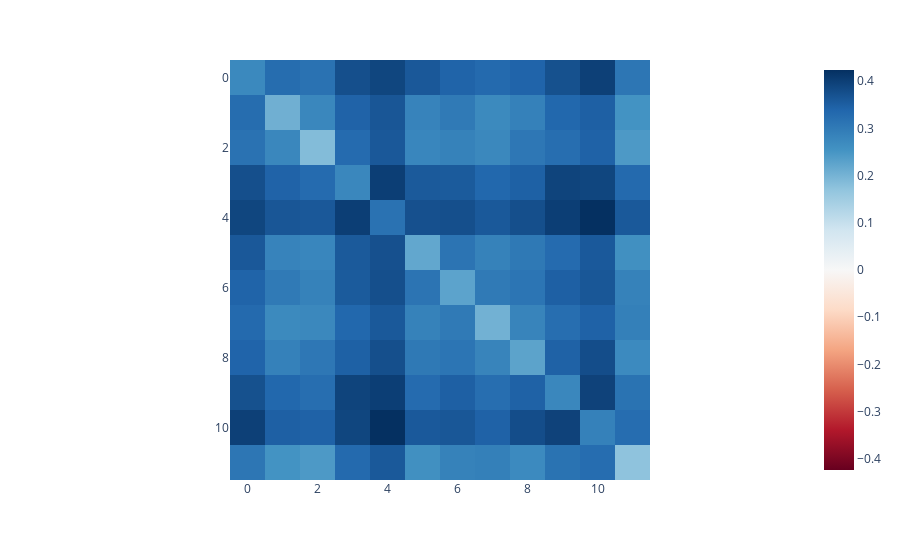

Notebook code cell kept with this figure:
### Code cell
px.imshow(sims, color_continuous_scale="RdBu", color_continuous_midpoint=0)
# best is combining heads 8 and 10, or heads 8 and 1. -- around 0.46 cosine similarity.

### Figure 1 — Plotly figure (JSON) as saved in the notebook; plotly's stock layout.template omitted (floating-point values rounded to 4 significant figures; data arrays with more than 128 entries replaced by an {"elided": "..."} marker saying what was removed)
{"data": [{"coloraxis": "coloraxis", "hovertemplate": "x: %{x}<br>y: %{y}<br>color: %{z}<extra></extra>", "name": "0", "type": "heatmap", "xaxis": "x", "yaxis": "y", "z": {"elided": "12x12 float values"}}], "layout": {"coloraxis": {"cmid": 0, "colorscale": [[0, "rgb(103,0,31)"], [0.1, "rgb(178,24,43)"], [0.2, "rgb(214,96,77)"], [0.3, "rgb(244,165,130)"], [0.4, "rgb(253,219,199)"], [0.5, "rgb(247,247,247)"], [0.6, "rgb(209,229,240)"], [0.7, "rgb(146,197,222)"], [0.8, "rgb(67,147,195)"], [0.9, "rgb(33,102,172)"], [1, "rgb(5,48,97)"]]}, "margin": {"t": 60}, "xaxis": {"anchor": "y", "constrain": "domain", "domain": [0, 1], "scaleanchor": "y"}, "yaxis": {"anchor": "x", "autorange": "reversed", "constrain": "domain", "domain": [0, 1]}}}
